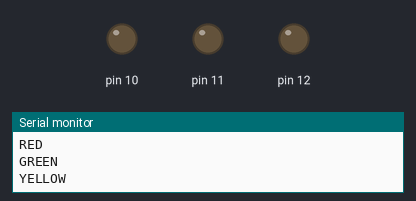
Recording of a sketch running on a simulated Arduino Uno, built with avr-gcc and run on an emulated ATmega328P. Parts: output pins drawn as LEDs (lit = HIGH), the last lines printed to the serial monitor. Random numbers use the default seed unless the sketch sets one.

Above: at 4.86 s.
At 5.49 s:
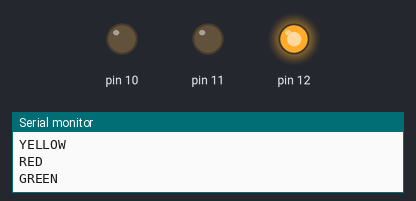
Timing chart, 0 to 40.0 s (numbered marks = the images above):
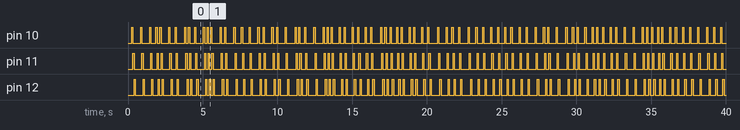

The sketch:

LetsBlink.ino
```cpp
// **********************************************
// ** 22.09.16  - RUST
// **
// ** This project implements the lets blink
// ** exercise.
// ** The program is written in Arduino 1.6.11.
// **
// ** The program is used for education purpose
// ** on EAL
// **********************************************
#include <Arduino_FreeRTOS.h>
#include <semphr.h>

#define RED_LED 10
#define GREEN_LED 11
#define YELLOW_LED 12

void ThreadRED(void* pvParameters);
void ThreadYELLOW(void* pvParameters);
void ThreadGREEN(void* pvParameters);

SemaphoreHandle_t xSem_RedGreen;
SemaphoreHandle_t xSem_GreenYellow;
SemaphoreHandle_t xSem_YellowRed;

void setup() {
  Serial.begin(250000);

  // Prepare the semaphores
  if (xSem_YellowRed == NULL) {
    xSem_YellowRed = xSemaphoreCreateBinary();
    if (xSem_YellowRed != NULL) {
      xSemaphoreGive(xSem_YellowRed);  // Initially signal first semaphore
    } // else do nothing - a warning message would have been good.
  } // else do nothing - an assertion would have been good

  if (xSem_RedGreen == NULL) {
    xSem_RedGreen = xSemaphoreCreateBinary(); // Signalling not necessary
  }

  if (xSem_GreenYellow == NULL) {
    xSem_GreenYellow = xSemaphoreCreateBinary(); // Signalling not necessary
  } // else do nothing - an assertion would have been good

  xTaskCreate (
    ThreadRED,
    (const portCHAR *) "ThreadRED",
    128,
    NULL,
    1,
    NULL);

  xTaskCreate (
    ThreadGREEN,
    (const portCHAR *) "ThreadRED",
    128,
    NULL,
    1,
    NULL);

  xTaskCreate (
    ThreadYELLOW,
    (const portCHAR *) "ThreadRED",
    128,
    NULL,
    1,
    NULL);
}

void loop() {
  // put your main code here, to run repeatedly:
}

void blinkLED(unsigned int pin) {
  digitalWrite(pin, HIGH);
  vTaskDelay(5);
  digitalWrite(pin, LOW);
}

void initializeLED(unsigned int pin) {
  pinMode(pin, OUTPUT);
  digitalWrite(pin, LOW);
}

void ThreadRED(void* pvParameters __attribute__ ((unused))) {
  int randNumber;
  // Initialize LED pin
  initializeLED(RED_LED);

  for (;;)
  {
    if ( xSemaphoreTake(xSem_YellowRed, portMAX_DELAY) == pdTRUE ) {
      // Semaphore aquired - blink LED and signal next thread
      randNumber = random(1, 30);
      vTaskDelay(randNumber);

      blinkLED(RED_LED);
      Serial.println("RED");
      xSemaphoreGive(xSem_RedGreen);
    }
  }
}

void ThreadGREEN(void* pvParameters __attribute__ ((unused))) {
  // Initialize LED pin
  initializeLED(GREEN_LED);

  for (;;)
  {
    if ( xSemaphoreTake(xSem_RedGreen, portMAX_DELAY) == pdTRUE ) {
      // Semaphore aquired - blink LED and signal next thread
      blinkLED(GREEN_LED);
      Serial.println("GREEN");
      xSemaphoreGive(xSem_GreenYellow);
    }
  }
}

void ThreadYELLOW(void* pvParameters __attribute__ ((unused))) {
  // Initialize LED pin
  initializeLED(YELLOW_LED);

  for (;;)
  {
    if ( xSemaphoreTake(xSem_GreenYellow, portMAX_DELAY) == pdTRUE ) {
      // Semaphore aquired - blink LED and signal next thread
      blinkLED(YELLOW_LED);
      Serial.println("YELLOW");
      xSemaphoreGive(xSem_YellowRed);
    }
  }
}
```
